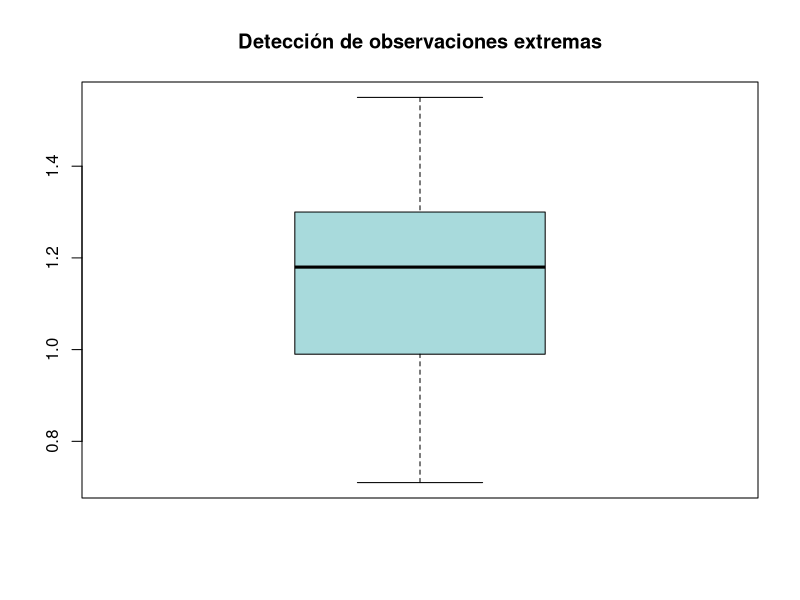
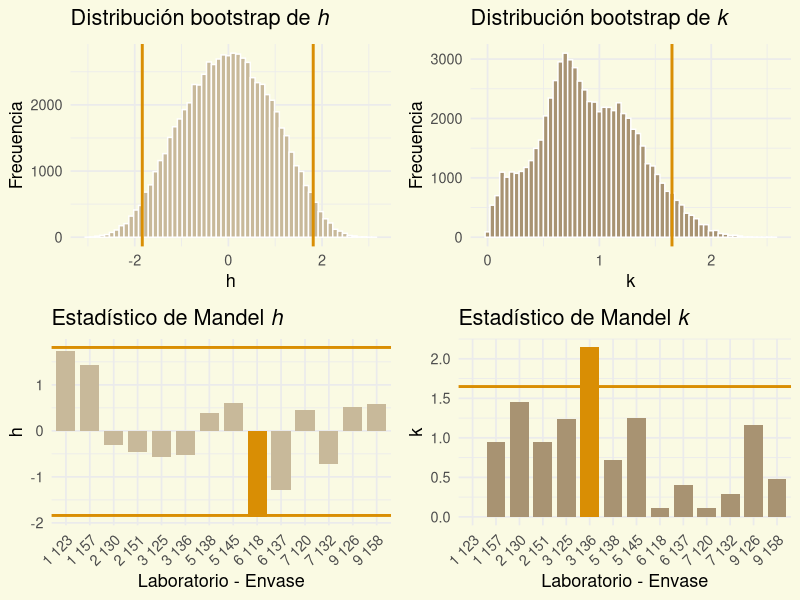

Here is the R script that generated these plots, in order:
library(tidyverse)
library(ggplot2)
library(gridExtra)

# ==========================================================
# DATOS
# ==========================================================

datos <- tibble(
  lab = c(7,7,5,5,9,9,3,3,2,2,6,6,1,1),
  
  envase = c(
    "120","132","138","145",
    "126","158","125","136",
    "130","151","118","137",
    "123","157"
  ),
  
  r1 = c(
    1.25,0.98,
    1.21,1.22,
    1.30,1.31,
    1.02,0.93,
    1.01,1.04,
    0.72,0.83,
    1.55,1.43
  ),
  
  r2 = c(
    1.26,1.00,
    1.22,1.30,
    1.31,1.26,
    0.95,1.15,
    1.06,1.09,
    0.72,0.87,
    1.55,1.48
  ),
  
  r3 = c(
    1.25,0.97,
    1.28,1.35,
    1.20,1.28,
    1.08,1.00,
    1.16,0.99,
    0.71,0.86,
    1.55,1.53
  )
)

# ==========================================================
# h OBSERVADO
# ==========================================================

datos$media <- rowMeans(
  datos[,c("r1","r2","r3")]
)

media_global <- mean(
  datos$media
)

sx <- sd(
  datos$media
)

datos$h <- (
  datos$media -
    media_global
)/sx

# ==========================================================
# k OBSERVADO
# ==========================================================

datos$sd_lab <- apply(
  datos[,c("r1","r2","r3")],
  1,
  sd
)

sr <- sqrt(
  mean(
    datos$sd_lab^2
  )
)

datos$k <- datos$sd_lab/sr

# ==========================================================
# BOOTSTRAP 
# ==========================================================

todos <- as.numeric(
  unlist(
    datos[,c("r1","r2","r3")]
  )
)

# ----------------------------------------------------------
# DETECCION DE EXTREMOS
# ----------------------------------------------------------

outliers <- boxplot.stats(
  todos
)$out

cat("\n")
cat("=====================================\n")
cat("OBSERVACIONES EXTREMAS DETECTADAS\n")
cat("=====================================\n")

print(outliers)

cat(
  "\nNumero de extremos:",
  length(outliers),
  "\n"
)

# ----------------------------------------------------------
# BOXPLOT
# ----------------------------------------------------------

boxplot(
  todos,
  col = "#A8DADC",
  main = "Detección de observaciones extremas"
)

# ----------------------------------------------------------
# ELIMINACION DE EXTREMOS
# ----------------------------------------------------------

todos_rob <- todos[
  !(todos %in% outliers)
]

cat(
  "\nObservaciones originales:",
  length(todos)
)

cat(
  "\nObservaciones robustas:",
  length(todos_rob),
  "\n"
)

# ==========================================================
# BOOTSTRAP
# ==========================================================

set.seed(123)

B <- 5000

L <- 14
n <- 3

h_boot <- c()
k_boot <- c()

for(b in 1:B){
  
  muestra_boot <- sample(
    todos_rob,
    size = L*n,
    replace = TRUE
  )
  
  datos_boot <- matrix(
    muestra_boot,
    nrow = L,
    byrow = TRUE
  )
  
  medias_boot <- rowMeans(
    datos_boot
  )
  
  h_aux <- (
    medias_boot -
      mean(medias_boot)
  ) /
    sd(medias_boot)
  
  sd_boot <- apply(
    datos_boot,
    1,
    sd
  )
  
  sr_boot <- sqrt(
    mean(
      sd_boot^2
    )
  )
  
  k_aux <- sd_boot/sr_boot
  
  h_boot <- c(
    h_boot,
    h_aux
  )
  
  k_boot <- c(
    k_boot,
    k_aux
  )
  
}

# ==========================================================
# VALORES CRITICOS
# ==========================================================

alpha <- 0.05

h_inf <- quantile(
  h_boot,
  probs = 0.025
)

h_sup <- quantile(
  h_boot,
  probs = 0.975
)

k_sup <- quantile(
  k_boot,
  probs = 0.95
)

# ==========================================================
# CLASIFICACION
# ==========================================================

datos <- datos %>%
  mutate(
    
    h_outlier =
      h < h_inf |
      h > h_sup,
    
    k_outlier =
      k > k_sup
    
  )

# ==========================================================
# RESULTADOS
# ==========================================================

cat("\n")
cat("=====================================\n")
cat("RESULTADOS BOOTSTRAP ROBUSTO A\n")
cat("=====================================\n\n")

cat(
  "Media global =",
  round(media_global,4),
  "\n"
)

cat(
  "Sx =",
  round(sx,4),
  "\n"
)

cat(
  "sr =",
  round(sr,4),
  "\n\n"
)

cat(
  "h inferior =",
  round(h_inf,4),
  "\n"
)

cat(
  "h superior =",
  round(h_sup,4),
  "\n"
)

cat(
  "k superior =",
  round(k_sup,4),
  "\n\n"
)

print(
  datos %>%
    select(
      lab,
      envase,
      media,
      h,
      k,
      h_outlier,
      k_outlier
    )
)


#==========================================================
# PALETA 
#==========================================================

col_fondo   <- "#FAFAE3"
col_claro   <- "#E7E5CE"
col_medio   <- "#D9D1BA"
col_cacao   <- "#C8B99A"
col_oscuro  <- "#A89372"
col_linea   <- "#D98E04"

#  "#6F614A"

#==========================================================
# DISTRIBUCION BOOTSTRAP h
#==========================================================

g1 <- ggplot(
  data.frame(h = h_boot),
  aes(h)
)+
  geom_histogram(
    bins = 60,
    fill = col_cacao,
    colour = "white"
  )+
  geom_vline(
    xintercept = c(h_inf,h_sup),
    colour = col_linea,
    linewidth = 1
  )+
  labs(
    title = expression("Distribución bootstrap de " * italic(h)),
    x = "h",
    y = "Frecuencia"
  )+
  theme_minimal(base_size = 13)+
  theme(
    plot.background  = element_rect(fill = col_fondo,color = NA),
    panel.background = element_rect(fill = col_fondo,color = NA),
    plot.title = element_text(face = "bold")
  )

#==========================================================
# DISTRIBUCION BOOTSTRAP k
#==========================================================

g2 <- ggplot(
  data.frame(k = k_boot),
  aes(k)
)+
  geom_histogram(
    bins = 60,
    fill = col_oscuro,
    colour = "white"
  )+
  geom_vline(
    xintercept = k_sup,
    colour = col_linea,
    linewidth = 1
  )+
  labs(
    title = expression("Distribución bootstrap de " * italic(k)),
    x = "k",
    y = "Frecuencia"
  )+
  theme_minimal(base_size = 13)+
  theme(
    plot.background  = element_rect(fill = col_fondo,color = NA),
    panel.background = element_rect(fill = col_fondo,color = NA),
    plot.title = element_text(face = "bold")
  )

#==========================================================
# MANDEL h
#==========================================================

g3 <- ggplot(
  datos,
  aes(
    x = paste(lab,envase),
    y = h,
    fill = h_outlier
  )
)+
  geom_col(width = 0.8)+
  geom_hline(
    yintercept = h_inf,
    colour = col_linea,
    linewidth = 1
  )+
  geom_hline(
    yintercept = h_sup,
    colour = col_linea,
    linewidth = 1
  )+
  scale_fill_manual(
    values = c(
      "FALSE" = col_cacao,
      "TRUE"  = col_linea
    )
  )+
  labs(
    title = expression("Estadístico de Mandel " * italic(h)),
    x = "Laboratorio - Envase",
    y = "h"
  )+
  theme_minimal(base_size = 13)+
  theme(
    axis.text.x = element_text(
      angle = 45,
      hjust = 1
    ),
    legend.position = "none",
    plot.background  = element_rect(fill = col_fondo,color = NA),
    panel.background = element_rect(fill = col_fondo,color = NA),
    plot.title = element_text(face = "bold")
  )

#==========================================================
# MANDEL k
#==========================================================

g4 <- ggplot(
  datos,
  aes(
    x = paste(lab,envase),
    y = k,
    fill = k_outlier
  )
)+
  geom_col(width = 0.8)+
  geom_hline(
    yintercept = k_sup,
    colour = col_linea,
    linewidth = 1
  )+
  scale_fill_manual(
    values = c(
      "FALSE" = col_oscuro,
      "TRUE"  = col_linea
    )
  )+
  labs(
    title = expression("Estadístico de Mandel " * italic(k)),
    x = "Laboratorio - Envase",
    y = "k"
  )+
  theme_minimal(base_size = 13)+
  theme(
    axis.text.x = element_text(
      angle = 45,
      hjust = 1
    ),
    legend.position = "none",
    plot.background  = element_rect(fill = col_fondo,color = NA),
    panel.background = element_rect(fill = col_fondo,color = NA),
    plot.title = element_text(face = "bold")
  )

#==========================================================
# PANEL FINAL
#==========================================================



grafico_mr06<- grid.arrange(
  g1,
  g2,
  g3,
  g4,
  ncol = 2
)


ggsave(
  filename = "mr0.6png",
  plot = grafico_mr06,
  width = 12,
  height = 10,
  dpi = 300
)
